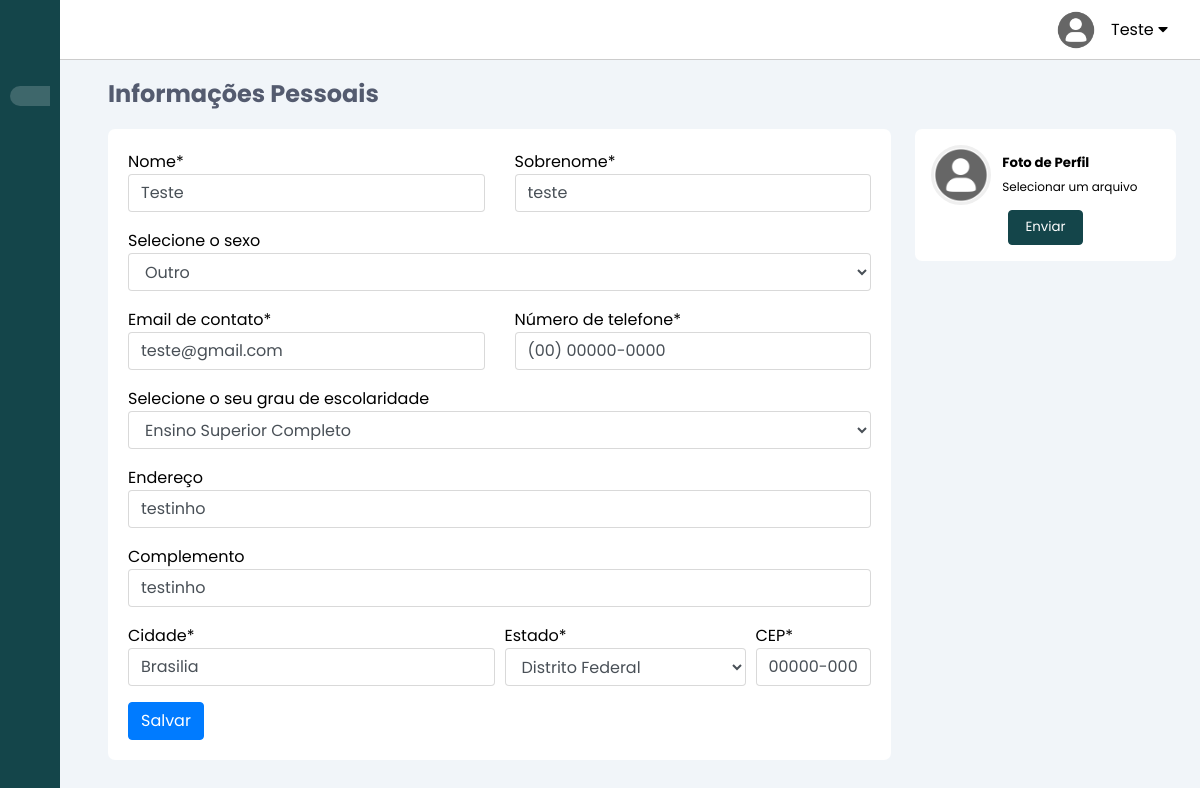
Page /info.php (signed in) on the committed database.
### tables this page shows
CREATE TABLE `usuario` (
  `idUser` int(11) NOT NULL,
  `email` varchar(45) NOT NULL,
  `senha` varchar(45) NOT NULL,
  `escolha` varchar(45) DEFAULT NULL,
  `cpf` varchar(14) DEFAULT NULL,
  `membro` varchar(45) DEFAULT NULL,
  `nome` varchar(45) DEFAULT NULL,
  `sobrenome` varchar(45) DEFAULT NULL,
  `sexo` varchar(45) DEFAULT NULL,
  `escolaridade` varchar(45) DEFAULT NULL,
  `endereco` varchar(45) DEFAULT NULL,
  `complemento` varchar(45) DEFAULT NULL,
  `cidade` varchar(45) DEFAULT NULL,
  `estado` varchar(45) DEFAULT NULL,
  `cep` varchar(45) DEFAULT NULL,
  `descricao` varchar(45) DEFAULT NULL,
  `numero` varchar(45) DEFAULT NULL,
  `avatar` varchar(45) DEFAULT NULL,
  `emailcontato` varchar(45) NOT NULL,
  `dataMembro` date NOT NULL DEFAULT current_timestamp()
);

### info.php (the view, shortened to what this page needs)
<!DOCTYPE html>
<html>
<head>
  <link rel="stylesheet" type="text/css" href="https://cdn.jsdelivr.net/gh/lykmapipo/themify-icons@0.1.2/css/themify-icons.css">
  <link rel="stylesheet" href="https://cdnjs.cloudflare.com/ajax/libs/font-awesome/5.11.2/css/all.css">
  <link rel="stylesheet" type="text/css" href="style.css">
  <link rel="stylesheet" type="text/css" href="css/bootstrap.css">
  <?php
  $logado = $_SESSION['email'];
  include_once "conectar.php";
  $sql = mysqli_query($conecta, "select * from usuario where email ='$logado'");
  while($exibe = mysqli_fetch_assoc($sql)){
    $id = $exibe["idUser"];
    $perfil = $exibe["avatar"];
    $namec = $exibe["nome"];
  }
  $tenta_achar = "SELECT * FROM usuario WHERE idUser='$id'";
  $resultado = $conecta->query($tenta_achar);
  if ($resultado->num_rows >= 1){
    $trocado = mysqli_query($conecta, "select * from usuario where idUser ='$id'");
    while($exibe = mysqli_fetch_assoc($trocado)){
      $nome = $exibe["nome"];
      $sobrenome = $exibe["sobrenome"];
      $sexo = $exibe["sexo"];
      $email = $exibe["emailcontato"];
      $escolaridade = $exibe["escolaridade"];
      $endereco = $exibe["endereco"];
      $complemento = $exibe["complemento"];
      $cidade = $exibe["cidade"];
      $estado = $exibe["estado"];
      $cep = $exibe["cep"];
      $numero = $exibe["numero"];
      $avatar = $exibe["avatar"];
    }
  }
  ?>
</head>
<body>
  <div class="siidebar">
    <div class="siidebar-header">
    </div>
    <div class="siidebar-menu">
      <ul>
        <a href="#">
          <li class="passando active">
          </li>
        </a>
      </ul>
    </div>
  </div>
  <div class="maain-content">
    <header>
      <div class="soocial-icons">
        <div class="poointer">
          <img src="images/img_perfil/<?php echo $perfil;?>">
        </div>
        <p class="nome_ poointer" id="dropdownMenuButton2" data-bs-toggle="dropdown"><?php echo $namec;?>
          <i class="fas fa-caret-down"></i>
        </p>
      </div>
    </header>
    <main class="main">
      <h2 class="daash-title" style="margin-bottom: -30px;">Informações Pessoais</h2>
      <section class="reecent">
        <div class="aactivity-grid">
          <div class="aactivity-card">
            <div class="aactivity-card-info">
              <form action="<?php echo $_SERVER['PHP_SELF']; ?>" method="POST">
                <div class="form-group row g-3">
                  <div class="col-md-6">
                    <label for="inputEmail4" class="form-label">Nome*</label>
                    <input type="text" maxlength="30" name="nome" value="<?php echo $nome;?>" class="form-control" id="inputEmail4" placeholder="Nome" required>
                  </div>
                  <div class="col-md-6">
                    <label for="inputPassword4" class="form-label">Sobrenome*</label>
                    <input type="text" name="sobrenome" value="<?php echo $sobrenome;?>" class="form-control" id="inputPassword4" placeholder="Sobrenome" required>
                  </div>
                </div>
                <div class="form-group">
                  <label for="exampleFormControlSelect1">Selecione o sexo</label>
                  <select name="sexo" class="form-control" id="exampleFormControlSelect1">
                    <option value="<?php echo $sexo;?>"><?php echo $sexo;?></option>
                  </select>
                </div>
                <div class="form-group row g-3">
                  <div class="col-md-6">
                    <label for="exampleFormControlInput1">Email de contato*</label>
                    <input type="email" name="email" value="<?php echo $email;?>" class="form-control" id="exampleFormControlInput1" placeholder="nome@exemplo.com">
                  </div>
                  <div class="col-md-6">
                    <label for="exampleFormControlInput1" class="form-label">Número de telefone*</label>
                    <input type="text" name="numero" value="<?php echo $numero;?>" class="form-control cel-sp-mask" id="exampleFormControlInput1" placeholder="(00) 00000-0000" required>
                  </div>
                </div>
                <div class="form-group">
                  <label for="exampleFormControlSelect1">Selecione o seu grau de escolaridade</label>
                  <select name="grau" value="<?php echo $escolaridade;?>" class="form-control" id="exampleFormControlSelect1">
                    <option value="<?php echo $escolaridade;?>"><?php echo $escolaridade;?></option>
                  </select>
                </div>
                <div class="form-group">
                  <label for="inputAddress">Endereço</label>
                  <input type="text" name="endereco" value="<?php echo $endereco;?>" class="form-control" id="inputAddress" placeholder="Rua dos Bobos, nº 0">
                </div>
                <div class="form-group">
                  <label for="inputAddress2">Complemento</label>
                  <input type="text" name="complemento" value="<?php echo $complemento;?>" class="form-control" id="inputAddress2" placeholder="Apartamento, hotel, casa, etc.">
                </div>
                <div class="form-row">
                  <div class="form-group col-md-6">
                    <label for="inputCity">Cidade*</label>
                    <input type="text" name="cidade" value="<?php echo $cidade;?>" placeholder="Cidade" class="form-control" id="inputCity" required>
                  </div>
                  <div class="form-group col-md-4">
                    <label for="inputEstado">Estado*</label>
                    <select id="inputEstado" name="estado"  class="form-control" required>
                      <option value="<?php echo $estado;?>"><?php echo $estado;?></option>
                    </select>
                  </div>
                  <div class="form-group col-md-2">
                    <label for="inputCEP">CEP*</label>
                    <input type="cep" name="cep" value="<?php echo $cep;?>" placeholder="11111-111" class="form-control cep-mask" id="inputCEP" required>
                  </div>
                </div>
                <button type="submit" name="enviado" class="poointer btn btn-primary">Salvar</button>
              </form>
            </div>
          </div>
          <div class="suummary">
            <form action="<?php echo $_SERVER['PHP_SELF']; ?>" method="POST" enctype="multipart/form-data">
              <div class="bday-card">
                <div class="bday-flex">
                  <img class="bday-img" src="images/img_perfil/<?php echo $avatar;?>">
                  <div class="bday-info">
                    <h5>Foto de Perfil</h5>
                    <label class="seletor" for='selecao-arquivo'>Selecionar um arquivo</label>
                  </div>
                </div>
                <div class="teext-center">
                  <button name="enviar-formulario" type="submit" class="poointer">Enviar</button>
                </div>
              </div>
            </form>
          </div>
        </div>
      </section>
    </main>
  </div>
</body>
</html>

### style.css (style rules this page uses)
:root { --main-color: #14454a; --color-dark: #545b6f; --text-gray: #959693; }
* { font-family: 'Poppins', sans-serif; margin: 0; padding: 0; text-decoration: none; list-style-type: none; box-sizing: border-box; }
.siidebar { height: 100%; width: 240px; position: fixed; left: 0; top: 0; z-index: 100; background: var(--main-color); color: #fff; overflow-y: auto; transition: width 500ms; }
.siidebar-header { display: flex; justify-content: space-between; align-items: center; height: 60px; padding: 0rem 1rem; }
.siidebar-menu { padding: 10px 0px 10px 10px; }
.passando { cursor: pointer; transition: 0.3s; }
.siidebar li { margin-bottom: 1rem; }
.siidebar a { color: #fff; font-size: .9rem; }
.maain-content { position: relative; margin-left: 240px; transition: margin-left 500ms; }
header { position: fixed; left: 240px; top: 0; z-index: 100; width: calc(100% - 240px); background: #fff; height: 60px; padding: 0rem 1rem; display: flex; align-items: center; justify-content: space-between; border-bottom: 1px solid #ccc; transition: left 500ms; }
.nome_ { padding: 1rem; font-family: 'Poppins', sans-serif; }
.soocial-icons { display: flex; align-items: center; }
.soocial-icons span, .soocial-icons div { margin-left: 1.2rem; }
.soocial-icons div { height: 38px; width: 38px; background-size: cover; background-repeat: no-repeat; border-radius: 50%; }
.soocial-icons img { height: 38px; width: 38px; background-size: cover; background-repeat: no-repeat; border-radius: 50%; }
.main { margin-top: 60px; background: #f1f5f9; min-height: 90vh; padding: 1rem 3rem; }
.daash-title { color: var(--color-dark); margin-bottom: 1rem; }
.reecent { margin-top: 3rem; margin-bottom: 3rem; }
.aactivity-grid { display: grid; grid-template-columns: 75% 25%; grid-column-gap: 1.5rem; }
.aactivity-card-info { padding: 20px; }
.aactivity-card, .suummary-card, .bday-card { background: #fff; border-radius: 7px; }
.bday-flex { display: flex; align-items: center; margin-bottom: .3rem; }
.bday-card { padding: 1rem; }
.bday-img { height: 60px; width: 60px; border-radius: 50%; border: 3px solid #efefef; background-size: cover; background-repeat: no-repeat; margin-right: .7rem; }
.teext-center { text-align: center; }
.teext-center button { background: var(--main-color); color: #fff; border: 1px solid var(--main-color); border-radius: 4px; padding: .4rem 1rem; }
@media only screen and (max-width: 1200px) { .siidebar { width: 60px; z-index: 150; } }
@media only screen and (max-width: 1200px) { .siidebar-menu { padding: 10px 10px 10px 10px; } }
@media only screen and (max-width: 1200px) { .passando { cursor: pointer; padding-left: 0px; transition: 0.3s; } }
@media only screen and (max-width: 1200px) { .siidebar .siidebar-header, .siidebar li { display: flex; justify-content: center; } }
@media only screen and (max-width: 1200px) { .maain-content { margin-left: 60px; } }
@media only screen and (max-width: 1200px) { .maain-content header { left: 60px; width: calc(100% - 60px); } }
.poointer { cursor: pointer; }
li.active { background-color: #ffffff2e; border-radius: 20px 0px 0px 20px; padding: 10px; }

### info.php (style rules this page uses)
.seletor { font-family: 'Poppins', sans-serif; font-size: 12px; cursor: pointer; }

### rows in the picture
usuario: avatar (placeholder picture), nome "Teste", sobrenome "teste", sexo "Outro", email "teste@gmail.com", numero "(00) 00000-0000", grau "Ensino Superior Completo", endereco "testinho", complemento "testinho", cidade "Brasilia", estado "Distrito Federal", cep "00000-000"
